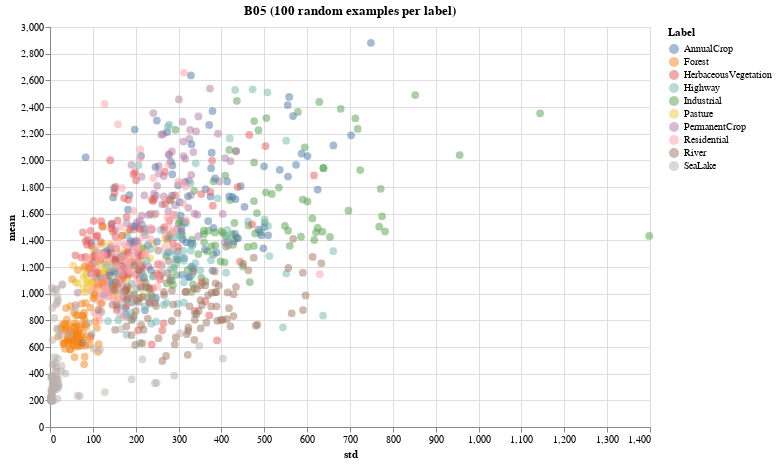

The notebook cell saved with this chart:
### Code cell
figura['B05']

### Figure 1 — Vega-Lite specification as saved in the notebook (floating-point values rounded to 4 significant figures; data arrays with more than 128 entries replaced by an {"elided": "..."} marker saying what was removed)
{"config": {"view": {"continuousWidth": 400, "continuousHeight": 300}}, "data": {"name": "data-eac30d03ae6469ec98b4b94cbca24072"}, "mark": {"type": "circle", "size": 60}, "encoding": {"color": {"type": "nominal", "field": "Label"}, "opacity": {"value": 0.5}, "x": {"type": "quantitative", "field": "std"}, "y": {"type": "quantitative", "field": "mean"}}, "height": 400, "title": "B05 (100 random examples per label)", "width": 600, "$schema": "https://vega.github.io/schema/vega-lite/v4.8.1.json", "datasets": {"data-eac30d03ae6469ec98b4b94cbca24072": {"elided": "1000 records"}}}
